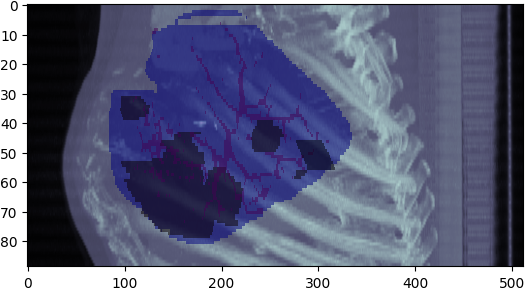
#> input picture results/MIP_FINAL_SAGITTAL/Projection_0.png, 525 x 290 px; its folder holds 4 pictures in this run
$ python generador.py
#> lines starting #> are read from the running program, lines starting #| are printed output that depends on the picture
import os
import re
import matplotlib.pyplot as plt
import matplotlib.animation as animation
from PIL import Image

# Directorio de las imágenes
folder_path = 'results/MIP_FINAL_SAGITTAL'

# Obtener la lista de imágenes en el directorio y ordenarlas por número
image_files = sorted([f for f in os.listdir(folder_path) if re.match(r'Projection_\d+\.png', f)])

# Crear una lista de objetos de imagen para la animación
animation_data = []
for file_name in image_files:
    file_path = os.path.join(folder_path, file_name)
    img = Image.open(file_path)
#> img is the input picture: PIL image 525x290 RGBA; mean R, G, B, A 94.7, 98.1, 125.9, 255
    animation_data.append([plt.imshow(img, animated=True)])

# Crear la animación
fig = plt.figure()
anim = animation.ArtistAnimation(fig, animation_data, interval=250, blit=True)

# Guardar la animación en un archivo GIF
anim.save('results/MIP_FINAL_SAGITTAL/Animation.gif', writer='pillow')  # Requiere la biblioteca Pillow

# Mostrar la animación
plt.show()
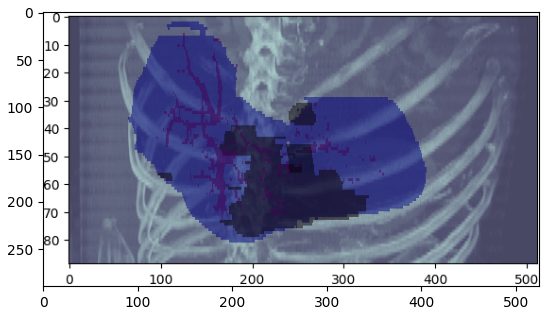
#> figure drawn by matplotlib, 1 panel
